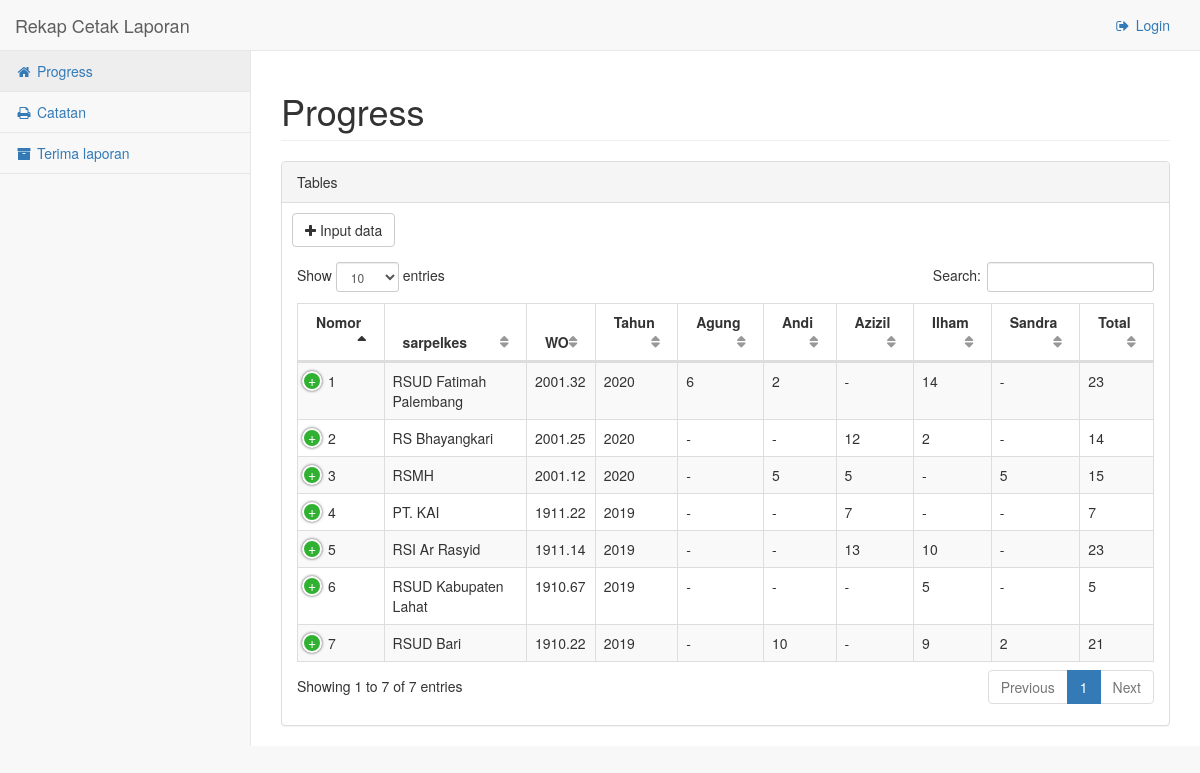
Before: /rekap with the older database file.
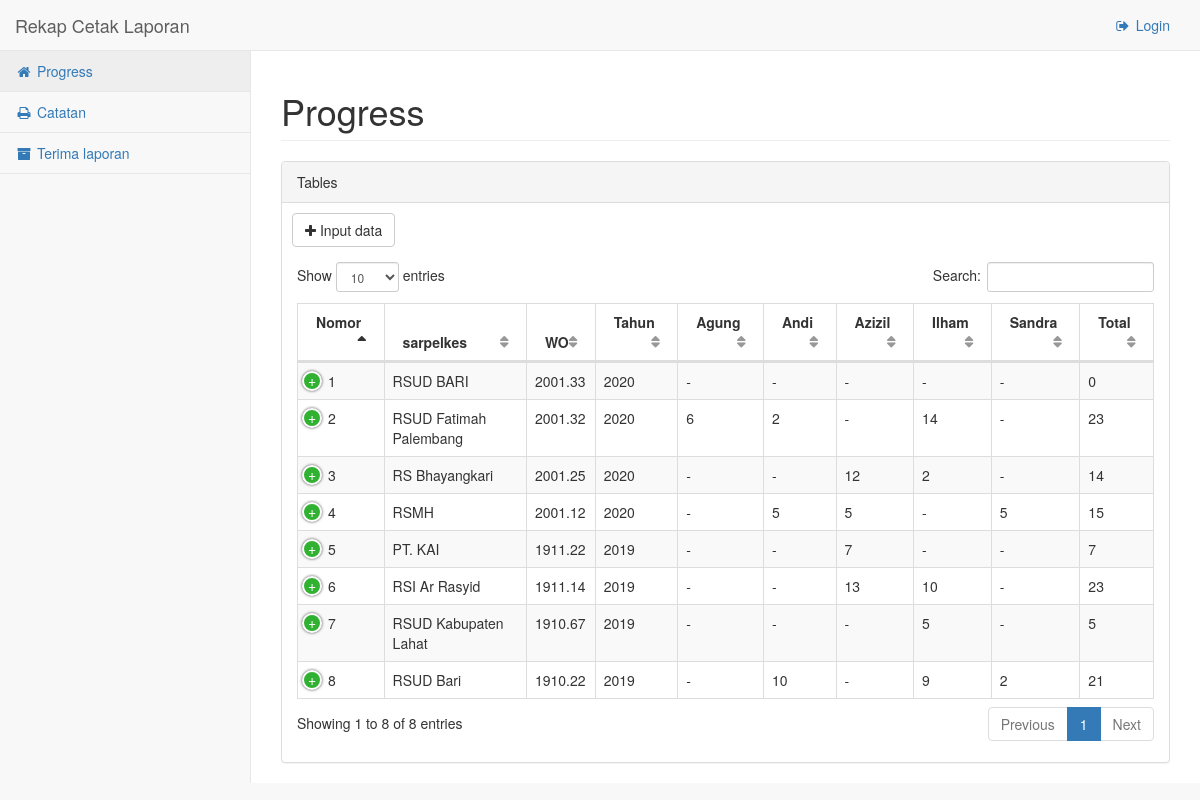
After: the same page with the newer database file.
### app/models.py (models this page shows, shortened)
class Rekap(db.Model):
    nomor = db.Column(db.Integer, primary_key=True)
    sarpelkes = db.Column(db.String(55), nullable=False)
    nomorwo = db.Column(db.String(8), nullable=False)
    tahun = db.Column(db.Integer)
    agung = db.Column(db.Integer)
    andi = db.Column(db.Integer)
    azizil = db.Column(db.Integer)
    ilham = db.Column(db.Integer)
    sandra = db.Column(db.Integer)
    total = db.Column(db.Integer)
    keterangan = db.Column(db.String(55))
    tgl_kirim = db.Column(db.DateTime)
    cetak = db.relationship('Cetak', backref='rekap', lazy='dynamic')

### app/rekap/routes.py (the view)
@mod.route('/')
@mod.route('/rekap')
def index():
    data = Rekap.query.order_by(Rekap.nomorwo.desc()).all()
    return render_template('beranda.html', title='Progress', page='Progress', data=data)

### app/templates/beranda.html (shortened to what this page needs)
{% extends 'base.html' %}
{% block cssTables %}
    <link href="{{ url_for('static', filename='vendor/datatables-plugins/dataTables.bootstrap.css') }}" rel="stylesheet">
    <link href="{{ url_for('static', filename='vendor/datatables-responsive/dataTables.responsive.css') }}" rel="stylesheet">
{% endblock cssTables %}
{% block content %}
<div class="row">
    <div class="col-lg-12">
        <div class="panel panel-default">
            <div class="panel-heading">
                Tables
            </div>
            <a href="{{ url_for('rekap.input') }}" class="btn btn-xl btn-default" style="margin: 10px 10px 0 10px;"><i class="fa fa-plus"></i> Input data</a>
            <div class="panel-body">
                <table width="100%" class="table table-striped table-bordered table-hover" id="dataRekap">
                    <thead>
                        <tr>
                            <th>Nomor</th>
                            <th>sarpelkes</th>
                            <th>WO</th>
                            <th>Tahun</th>
                            <th>Agung</th>
                            <th>Andi</th>
                            <th>Azizil</th>
                            <th>Ilham</th>
                            <th>Sandra</th>
                            <th>Total</th>
                        </tr>
                    </thead>
                    <tbody>
                    {% for i in data %}
                        <tr>
                            <td>{{ loop.index }}</td>
                            <td>{{ i.sarpelkes }}</td>
                            <td>{{ i.nomorwo }}</td>
                            <td>{{ i.tahun }}</td>
                            <td>{{ i.agung }}</td>
                            <td>{{ i.andi }}</td>
                            <td>{{ i.azizil }}</td>
                            <td>{{ i.ilham }}</td>
                            <td>{{ i.sandra }}</td>
                            <td>{{ i.total }}</td>
                        </tr>
                    {% endfor %}
                    </tbody>
                </table>
            </div>
        </div>
    </div>
</div>
{% endblock content %}

### app/templates/base.html (shortened to what this page needs)
<!DOCTYPE html>
<html lang="en">
<head>
    <link href="{{ url_for('static', filename='vendor/bootstrap/css/bootstrap.min.css') }}" rel="stylesheet">
    {% block cssTables %}{% endblock cssTables %}
    <link href="{{ url_for('static', filename='dist/css/sb-admin-2.css') }}" rel="stylesheet">
    <link href="{{ url_for('static', filename='vendor/font-awesome/css/font-awesome.min.css') }}" rel="stylesheet" type="text/css">
</head>
<body>
    <div id="wrapper">
        <nav class="navbar navbar-default navbar-static-top" role="navigation" style="margin-bottom: 0">
            <div class="navbar-header">
                <a class="navbar-brand" href="{{ url_for('rekap.index') }}">Rekap Cetak Laporan</a>
            </div>
            <ul class="nav navbar-top-links navbar-right">
                <li><a href="{{ url_for('auth.login') }}"><i class="fa fa-sign-out fa-fw"></i> Login</a></li>
            </ul>
            <div class="navbar-default sidebar" role="navigation">
                <div class="sidebar-nav navbar-collapse">
                    <ul class="nav" id="side-menu">
                        <li>
                            <a href="{{ url_for('rekap.index') }}"><i class="fa fa-home fa-fw"></i> Progress</a>
                        </li>
                        <li>
                            <a href="{{ url_for('cetak.index') }}"><i class="fa fa-print fa-fw"></i> Catatan</a>
                        </li>
                        <li>
                            <a href="{{ url_for('terima.index') }}"><i class="fa fa-archive fa-fw"></i> Terima laporan</a>
                        </li>
                    </ul>
                </div>
            </div>
        </nav>
        <div id="page-wrapper">
            <div class="row">
                <div class="col-lg-12">
                    <h1 class="page-header">{{ page }}</h1>
                </div>
            </div>
            {% block content %}{% endblock content %}
        </div>
    </div>
</body>
</html>

Changed rows visible on the page:
added Rekap: sarpelkes "RSUD BARI", nomorwo "2001.33", tahun "2020", agung "-", andi "-", azizil "-", ilham "-", sandra "-", total "0"
Other visible differences:
text written by a page script: "Show entries Search: Showing 1 to 7 of 7 entries Previous 1 Next" → "Show entries Search: Showing 1 to 8 of 8 entries Previous 1 Next"
